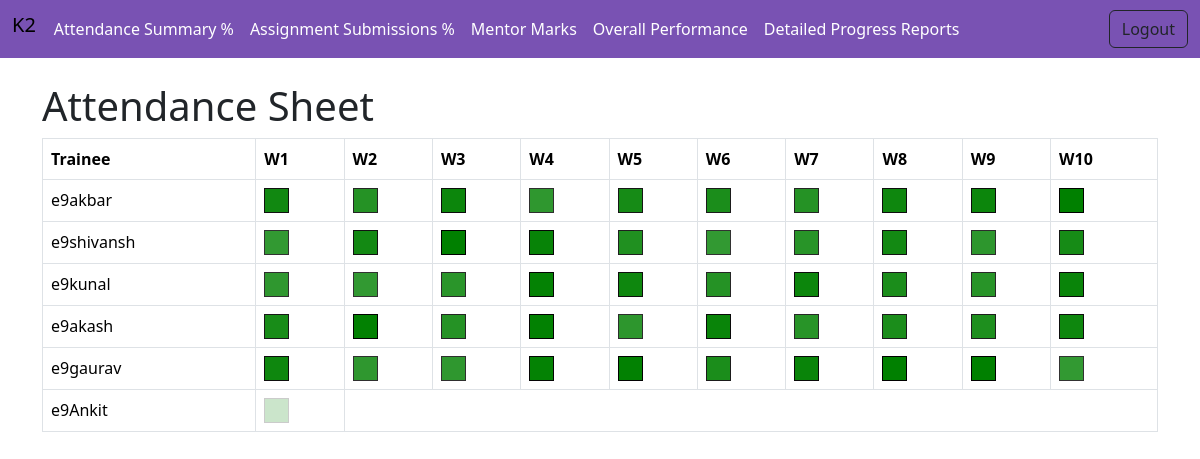
/progress_graph/ (signed in), run on the app's committed database.
### progress_tracker/models.py (models this page shows, shortened)
class Trainee(models.Model):
    id = models.AutoField(primary_key=True)
    username = models.CharField(max_length=50)
    name = models.CharField(max_length=100)
    @property
    def progress(self):
        progress_reports = ProgressReport.objects.filter(trainee=self)
        percentages = [report.attendance / 100.0 for report in progress_reports]
        return percentages

### progress_tracker/views.py (the view)
# urls.py: path("progress_graph/", ProgressGraphView.as_view(), name="progress_graph"),
class ProgressGraphView(LoginRequiredMixin, TemplateView):
    template_name = "progress_tracker/progress_graph.html"
    def get_context_data(self, **kwargs):
        context = super().get_context_data(**kwargs)
        all_trainees = Trainee.objects.all()
        context["attendance_data"] = {
            trainee.username: trainee.progress for trainee in all_trainees
        }
        return context

### progress_tracker/templates/progress_tracker/progress_graph.html (shortened to what this page needs)
<!DOCTYPE html>
<html lang="en">
  <head>
    <link href="https://cdn.jsdelivr.net/npm/bootstrap@5.3.2/dist/css/bootstrap.min.css" rel="stylesheet">
  </head>
  <body>
   {% extends "progress_tracker/base.html" %}
   {% block content %}
    <div class="container mt-4">
      <h1>Attendance Sheet</h1>
      <table class="table table-bordered">
        <thead class="thead-dark">
          <tr>
            <th  scope="col">Trainee</th>
            <th  scope="col">W1</th>
            <th  scope="col">W2</th>
            <th  scope="col">W3</th>
            <th  scope="col">W4</th>
            <th  scope="col">W5</th>
            <th  scope="col">W6</th>
            <th  scope="col">W7</th>
            <th  scope="col">W8</th>
            <th  scope="col">W9</th>
            <th  scope="col">W10</th>
          </tr>
        </thead>
        <tbody class="border border-collapse">
          {% for username, percentages in attendance_data.items %}
            <tr>
              <td>{{ username }}</td>
              {% for percent in percentages %}
                <td>
                  <div class="green-box" style="opacity: {{ percent }};">
                  </div>
                </td>
              {% endfor %}
            </tr>
          {% endfor %}
        </tbody>
      </table>
    </div>
    {% endblock %}

### progress_tracker/templates/progress_tracker/progress_graph.html (style rules this page uses)
.green-box { width: 25px; height: 25px; background-color: green; border: 1px solid black; position: relative; cursor: pointer; }

### data on the page
Trainee: attendance_data "e9akbar"
Trainee: attendance_data "e9shivansh"
Trainee: attendance_data "e9kunal"
Trainee: attendance_data "e9akash"
Trainee: attendance_data "e9gaurav"
Trainee: attendance_data "e9Ankit"
